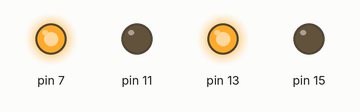
This program was run on a simulated Raspberry Pi (header pin numbers). On the bench: output pins drawn as LEDs (lit = HIGH). At 4.0 s the program stops and its outputs stay as they are.

Above: at 0.1 s.
At 1.1 s:
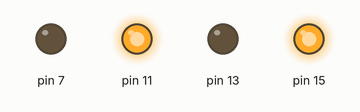
At 2.1 s:
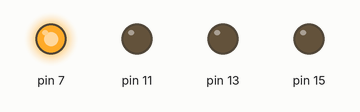
At 3.1 s:
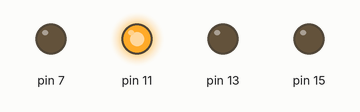
At 4.1 s:
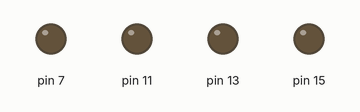
Timing chart, 0 to 5.5 s (numbered marks = the images above):
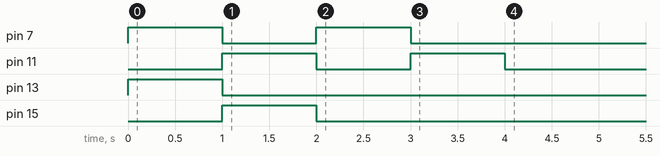

The program:

robo_pi.py
```python
import RPi.GPIO as GPIO
import time

#time.sleep(3)
GPIO.setmode(GPIO.BOARD)
GPIO.setup(7, GPIO.OUT)
GPIO.setup(11, GPIO.OUT)
GPIO.setup(13, GPIO.OUT)
GPIO.setup(15, GPIO.OUT)

GPIO.output(7, True)
GPIO.output(13, True)

time.sleep(1)
GPIO.output(13, False)
GPIO.output(7, False)

GPIO.output(11, True)
GPIO.output(15, True)

time.sleep(1)

GPIO.output(15, False)
GPIO.output(11, False)

#GPIO.output(15, True)
#time.sleep(1)
#GPIO.output(15, False)

GPIO.output(7, True)
time.sleep(1)
GPIO.output(7, False)

GPIO.output(11, True)
time.sleep(1)
GPIO.output(11, False)
GPIO.cleanup()
```

Measured:
- by itself, pin 7: alternates HIGH for 1.0 s and LOW for 1.0 s, 4 changes in all, then stays LOW
- by itself, pin 11: alternates HIGH for 1.0 s and LOW for 1.0 s
- by itself, pin 13: LOW → HIGH at 0.00 s, → LOW 1.0 s later
- by itself, pin 15: LOW → HIGH at 1.0 s, → LOW 1.0 s later
